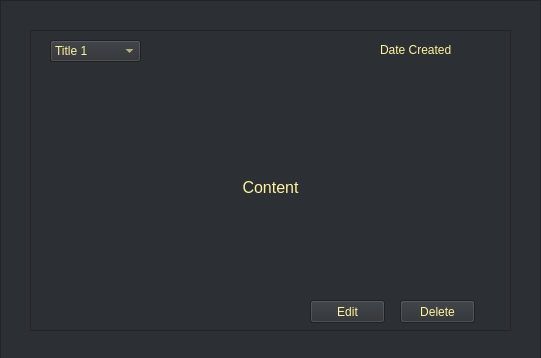
<?xml version="1.0" encoding="UTF-8"?>
<ui version="4.0">
 <class>Form</class>
 <widget class="QWidget" name="Form">
  <property name="geometry">
   <rect>
    <x>0</x>
    <y>0</y>
    <width>541</width>
    <height>358</height>
   </rect>
  </property>
  <property name="windowTitle">
   <string>Form</string>
  </property>
  <property name="styleSheet">
   <string notr="true">background-color: rgb(35, 39, 42);</string>
  </property>
  <widget class="QFrame" name="frame_outer_notes_view">
   <property name="geometry">
    <rect>
     <x>0</x>
     <y>0</y>
     <width>541</width>
     <height>361</height>
    </rect>
   </property>
   <property name="styleSheet">
    <string notr="true">background-color: rgb(231, 210, 255);
background-color: rgb(0, 0, 0);
background-color: rgb(35, 39, 42);
background-color: rgb(35, 39, 42);
background-color: rgb(35, 39, 42);
background-color: rgb(35, 39, 42);
background-color: rgb(44, 47, 51);
background-color: rgb(44, 47, 51);
background-color: rgb(44, 47, 51);</string>
   </property>
   <property name="frameShape">
    <enum>QFrame::StyledPanel</enum>
   </property>
   <property name="frameShadow">
    <enum>QFrame::Raised</enum>
   </property>
   <widget class="QFrame" name="frame_inner_notes_view">
    <property name="geometry">
     <rect>
      <x>30</x>
      <y>30</y>
      <width>481</width>
      <height>301</height>
     </rect>
    </property>
    <property name="styleSheet">
     <string notr="true">background-color: rgb(35, 39, 42);
background-color: rgb(44, 47, 51);</string>
    </property>
    <property name="frameShape">
     <enum>QFrame::StyledPanel</enum>
    </property>
    <property name="frameShadow">
     <enum>QFrame::Raised</enum>
    </property>
    <widget class="QLabel" name="label_datecreated_notes_view">
     <property name="geometry">
      <rect>
       <x>350</x>
       <y>10</y>
       <width>91</width>
       <height>20</height>
      </rect>
     </property>
     <property name="font">
      <font>
       <pointsize>9</pointsize>
      </font>
     </property>
     <property name="styleSheet">
      <string notr="true">color: rgb(255, 244, 156);</string>
     </property>
     <property name="text">
      <string>Date Created</string>
     </property>
    </widget>
    <widget class="QLabel" name="label_content_notes_view">
     <property name="geometry">
      <rect>
       <x>40</x>
       <y>72</y>
       <width>401</width>
       <height>171</height>
      </rect>
     </property>
     <property name="font">
      <font>
       <pointsize>12</pointsize>
      </font>
     </property>
     <property name="layoutDirection">
      <enum>Qt::RightToLeft</enum>
     </property>
     <property name="styleSheet">
      <string notr="true">color: rgb(255, 244, 156);
background-color: rgb(44, 47, 51);</string>
     </property>
     <property name="text">
      <string>Content</string>
     </property>
     <property name="alignment">
      <set>Qt::AlignCenter</set>
     </property>
    </widget>
    <widget class="QComboBox" name="comboBox_title_notes_view">
     <property name="geometry">
      <rect>
       <x>20</x>
       <y>10</y>
       <width>91</width>
       <height>22</height>
      </rect>
     </property>
     <property name="layoutDirection">
      <enum>Qt::LeftToRight</enum>
     </property>
     <property name="styleSheet">
      <string notr="true">color: rgb(255, 244, 156);</string>
     </property>
     <item>
      <property name="text">
       <string>Title 1</string>
      </property>
     </item>
     <item>
      <property name="text">
       <string>Title 2</string>
      </property>
     </item>
     <item>
      <property name="text">
       <string>Title 3</string>
      </property>
     </item>
     <item>
      <property name="text">
       <string>Title 4</string>
      </property>
     </item>
     <item>
      <property name="text">
       <string>Title 5</string>
      </property>
     </item>
    </widget>
    <widget class="QPushButton" name="button_edit_notes_view">
     <property name="geometry">
      <rect>
       <x>280</x>
       <y>270</y>
       <width>75</width>
       <height>23</height>
      </rect>
     </property>
     <property name="styleSheet">
      <string notr="true">color: rgb(255, 255, 255);
color: rgb(255, 244, 156);</string>
     </property>
     <property name="text">
      <string>Edit</string>
     </property>
    </widget>
    <widget class="QPushButton" name="button_delete_notes_view">
     <property name="geometry">
      <rect>
       <x>370</x>
       <y>270</y>
       <width>75</width>
       <height>23</height>
      </rect>
     </property>
     <property name="styleSheet">
      <string notr="true">color: rgb(255, 255, 255);
color: rgb(255, 244, 156);</string>
     </property>
     <property name="text">
      <string>Delete</string>
     </property>
    </widget>
   </widget>
  </widget>
 </widget>
 <resources/>
 <connections/>
</ui>
